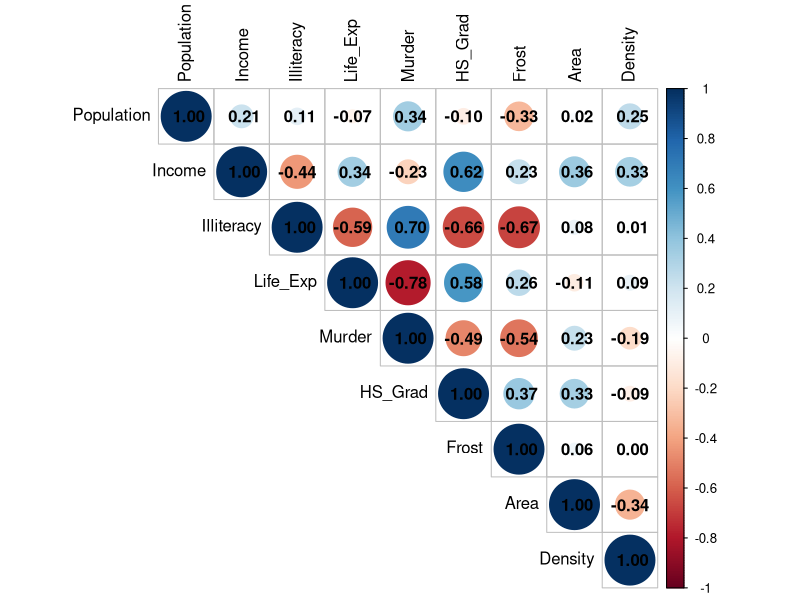
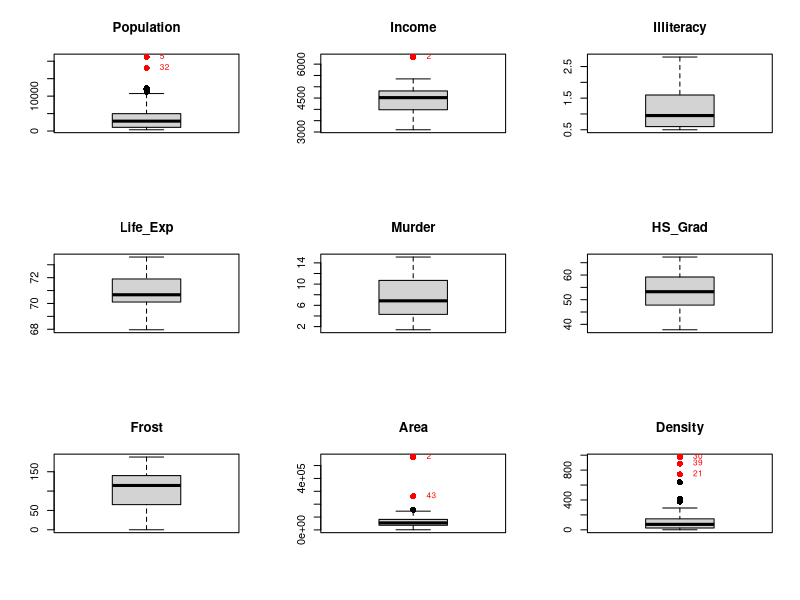
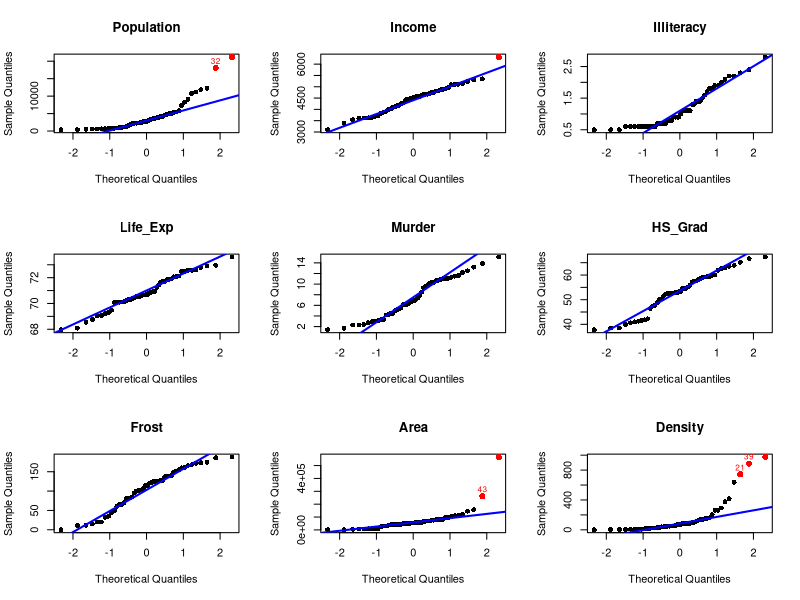
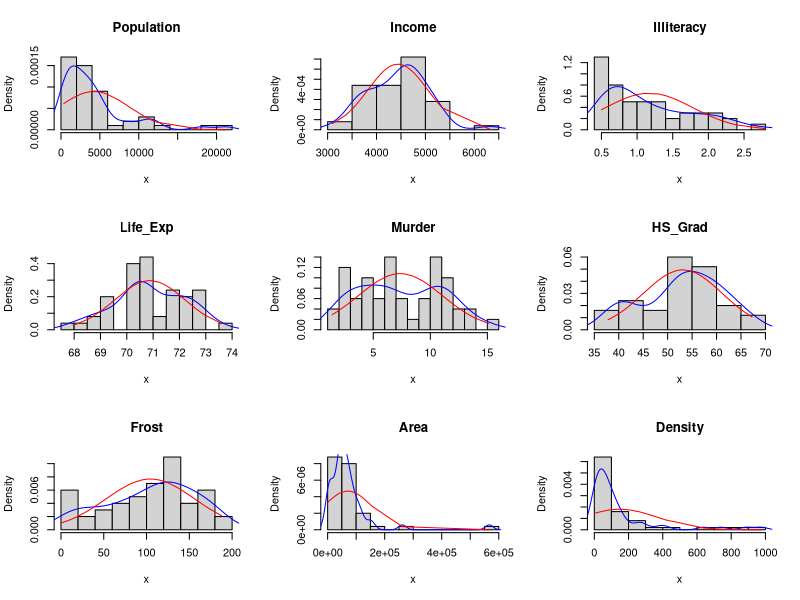

Write R code to recreate these figures, in order. (Note: this script raises an error after producing the figures.)
# problem set 1
setwd("c:/Users/franc/franc/Documents/github/msa_problem_sets/problem_set_1")
# setwd("c:/Users/utente/Dropbox/PC/Documents/GitHub/msa_problem_sets/malgieri")
rm(list = ls())



# exercise 1
# 	state.x77 data, package dataset

st = as.data.frame(state.x77)
st[, 9] = st$Population * 1000 / st$Area
names(st)[c(4, 6, 9)] = c("Life_Exp", "HS_Grad", "Density")
lookup <- c("darkgreen",  "brown", "lightblue",  "magenta", "purple",
	"blue", "red", "lightgreen", "orange", "cyan")


# 1.1
cor_mat = round(cor(st), 2)
library(corrplot)
corrplot(cor_mat, type = "upper", method = "circle", tl.col = "black", addCoef.col = "black")

# not to insert
index_mat = function(x, n) {
	return(c((x - 1) %% n + 1, (x - 1) %/% n + 1))
}
sorted_cor = data.frame(
	index = order(cor_mat, decreasing = T, na.last = NA),
	value = sort(cor_mat, decreasing = T)
   )
n = nrow(cor_mat)
sorted_cor[, 3] = sapply(sorted_cor$index, index_mat, n = n)[1, ]
sorted_cor[, 4] = sapply(sorted_cor$index, index_mat, n = n)[2, ]
names(sorted_cor)[c(3, 4)] = c("index_row", "index_col")
sorted_cor = sorted_cor[, 2:4]
name_fun = function(n, names) {
	return(names[n])
}
sorted_cor[, 4] = sapply(sorted_cor$index_row, name_fun, names = names(st))
sorted_cor[, 5] = sapply(sorted_cor$index_col, name_fun, names = names(st))
sorted_cor = sorted_cor[, c(1, 4, 5)]
names(sorted_cor)[c(2, 3)] = c("name_row", "name_col")
sorted_cor


# 1.2
scale_st = round(scale(st), 3)
quant = c(qnorm(0.99), qnorm(0.9875))
mat_1 = which(abs(scale_st[, ]) > quant[1], arr.ind = T)
mat_2 = which(abs(scale_st[, ]) > quant[2], arr.ind = T)
mat_1
mat_2

n = nrow(st)
out_1 = c(5, 32, 2, 18, 21, 30, 39)
out_2 = 43
out_all = c(out_1, out_2)
# maybe colored matrix


# 1.3
mat_copy = mat_2
n = ncol(st)
par(mfrow = c(3, 3))
for (j in 1:n){
	b = boxplot(st[, j], main = names(st)[j], outpch = 16, outcex = 1.25)
	if (length(b$out > 0)) {
		for (i in match(b$out, st[, j])) {
			if (i %in% mat_copy[, 1] && j == mat_copy[match(i, mat_copy[, 1]), 2]) {
				mat_copy = mat_copy[-1, ]
				text(1, st[i, j], labels = as.character(i), pos = 4, cex = 0.75, offset = 1, col = "red")
				points(1, st[i, j], col = "red", pch = 16, cex = 1.25)
			}
		}
	}
}
mat_2 = mat_2[-match(18, out_all), ]
out_all = out_all[-match(18, out_all)]


# 1.4
par(mfrow = c(3, 3))
for (j in 1:n){
	x = st[, j]
	qqnorm(x, main = names(st)[j], pch = 16)
	qqline(x, col = "blue", lwd = 2)
	for (i in seq_len(dim(mat_2)[1])) {
		if (j == mat_2[i, 2]) {
			current_x = qnorm(ppoints(st[, j]))[match(mat_2[i, 1], order(st[, j]))]
			current_y = st[mat_2[i, 1], j]
			text(current_x, current_y,
				labels = as.character(mat_2[i, 1]),
				pos = 3, cex = 0.75, offset = 0.3, col = "red")
			points(current_x, current_y, col = "red", pch = 16, cex = 1.25)
		}
	}
}

par(mfrow = c(3, 3))
for (j in 1:n){
	x = st[, j]
	hist(x, probability = T, main = names(st)[j], breaks = 10)
	lines(density(x), col = "blue")
	lines(sort(x), dnorm(sort(x), mean(x), sd(x)), col = "red")
}

x = rep(0, 9)
for (j in 1:n){
	x[j] = shapiro.test(st[, j])$p.value
}
x = t(x)
shap_test = data.frame(round(x, 10))
rownames(shap_test) = names(st)
colnames(shap_test) = c("p.value")
shap_test

par(mfrow = c(2, 2))
index_out = unique(mat_2[, 2])
shap_test_out = rep(0, 4)
# population
j = 1
x = st[-c(5, 32), j]
qqnorm(x, main = names(st)[j], pch = 16)
qqline(x, col = "blue", lwd = 2)
shap_test_out[1] = shapiro.test(x)$p.value
# income
j = 2
x = st[-2, j]
qqnorm(x, main = names(st)[j], pch = 16)
qqline(x, col = "blue", lwd = 2)
shap_test_out[2] = shapiro.test(x)$p.value
# area
j = 8
x = st[-c(2, 43), j]
qqnorm(x, main = names(st)[j], pch = 16)
qqline(x, col = "blue", lwd = 2)
shap_test_out[3] = shapiro.test(x)$p.value
# density
j = 9
x = st[-c(21, 30, 39), j]
qqnorm(x, main = names(st)[j], pch = 16)
qqline(x, col = "blue", lwd = 2)
shap_test_out[4] = shapiro.test(x)$p.value
# all: shap_test
shap_test_out = data.frame(round(shap_test_out, 10))
rownames(shap_test_out) = names(st)[index_out]
colnames(shap_test_out) = c("p.value")
shap_test_out


# 1.5
par(mfrow = c(1, 1))
col_index = rep("black", nrow(st))
col_index[out_all] = lookup[seq_along(out_all)]
plot(st[, 8], st[, 1], pch = 16, xlab = names(st)[8], ylab = names(st)[1], main = "scatterplot", col = col_index)
for (j in out_all){
	text(st[j, 8], st[j, 1], as.character(j), pos = 4, col = col_index[j])
}


# 1.6
d = mahalanobis(st, center = colMeans(st), cov = var(st))
plot(qchisq(ppoints(d), df = ncol(st)), sort(d), main = "chisquared Q-Q plot of mahalanobis distance",
	xlab = "theoretical quantiles", ylab = "sample quantiles", pch = 16)
abline(0, 1, col = "red")
for (i in out_all){
	current_x = qchisq(ppoints(d)[match(i, order(d))], df = ncol(st))
	current_y = d[i]
	text(current_x, current_y, labels = as.character(i), pos = 3, cex = 0.75, offset = 0.3, col = col_index[i])
	points(current_x, current_y, col = col_index[i], pch = 16, cex = 1.25)
}


# 1.7
label_out = rep("", nrow(st))
label_out[out_all] = as.character(out_all)
plot(d, pch = 16, xlab = "index", ylab = "squared mahalanobis distance",
	main = "multivariate outliers", col = col_index)
text(seq_len(nrow(st)), d, labels = label_out, pos = 3, cex = 0.75, offset = 0.3, col = col_index)
text(11, d[11], labels = "11", pos = 3, cex = 0.75, offset = 0.3)
abline(h = qchisq(0.95, df = ncol(st)), lty = 2, col = "red")
alpha_data = (nrow(st) - 0.5) / nrow(st)
abline(h = qchisq(alpha_data, df = ncol(st)), lty = 2, col = "blue")
legend(x = "topright", legend = c("0.95", round(alpha_data, 3)),
	col = c("red", "blue"), lty = 2, title = "chi-squared quantile")



# exercise 2


# 2.5
c = sqrt(qchisq(0.95, df = 2))

rho = 0.2
mu_y = 1 / 5 * c(1, 9)
sigma_y = 6 / 25 * matrix(c(4, 1, 1, 4), nrow = 2)
eig = eigen(sigma_y, symmetric = T)

library(ellipse)
plot(ellipse(x = sigma_y, centre = mu_y, level = 0.95), type = "l", lwd = 1.5,
	xlab = expression("y"[1]), ylab = expression("y"[2]),
	main = expression(paste("contour plot of the density of Y (", rho, " = 0.2)")),
	cex.main = 1,
	asp = 1, xlim = c(-4, 4), ylim = c(-2, 6))
b = -eig$vectors[1, 2] / eig$vectors[2, 2]
a = -b * mu_y[1] + mu_y[2]
abline(a, b, lwd = 1.5, lty = 2)
d = -eig$vectors[1, 1] / eig$vectors[2, 1]
c = -d * mu_y[1] + mu_y[2]
abline(c, d, lwd = 1.5, lty = 2)
points(mu_y[1], mu_y[2], col = "red", pch = 16)



# exercise 3
# 	nutritional.txt data

nutritional = read.table("data/nutritional.txt")
nutritional_start = nutritional


# 3.1
nutritional = nutritional[, -6] / nutritional[, 6]
head(round(nutritional, 3))

nt = scale(nutritional)
nt_pca = prcomp(nt)
nt_pca$rotation


# 3.2
summary(nt_pca)
nt_sum = as.data.frame(summary(nt_pca)$importance)[-1, ]
nt_sum

par(mfrow = c(1, 2), cex.axis = 0.75, cex.lab = 0.75, cex.names = 0.75)
x = as.matrix(nt_sum[1, ])
colnames(x) = 1:6
bp = barplot(x, ylim = c(0, 0.55),
	xlab = "Dimensions", ylab = "Percentage of explained variances",
	col = "lightblue")
lines(bp, as.matrix(nt_sum[1, ]), type = "b", pch = 16, lwd = 1.5, cex = 0.75)
text(bp, as.matrix(nt_sum[1, ]),
	labels = paste0(round(as.matrix(nt_sum[1, ]) * 100, 1), "%"), pos = 3, cex = 0.75, offset = 0.5)
plot(cumsum(nt_pca$sdev^2) / sum(nt_pca$sdev^2), type = "b",
	xlab = "Dimensions", ylab = "Cumulative Proportion", pch = 16, cex = 0.75)
abline(h = 0.8, col = "blue", lty = 2)

screeplot(nt_pca, type = "l", main = "screeplot", pch = 16)
abline(h = 1, col = "red", lty = 2)


# 3.3
corrplot(t(round(nt_pca$rotation[, 1:2], 2)), method = "circle", tl.col = "black", addCoef.col = "black")

par(mfrow = c(1, 1))
plot(nt_pca$x[, 1], nt_pca$x[, 2], xlim = c(-9, 9), ylim = c(-11, 11), pch = 16, cex = 0.75,
	xlab = "PC1", ylab = "PC2")
abline(h = 0, col = "black", lty = 2)
abline(v = 0, col = "black", lty = 2)

# 3.4
par(mfrow = c(1, 3))
for (j in 1:3) {
	if (j == 1)
		boxplot(nt_pca$x[, j], main = paste0("PC", j), outpch = 16, outcex = 1.25, ylim = c(-8.5, 1.5))
	else
		boxplot(nt_pca$x[, j], main = paste0("PC", j), outpch = 16, outcex = 1.25)
	if (j == 1) {
		points(rep(1, 3), nt_pca$x[c(32, 286, 411), j], col = "red", cex = 1.25, pch = 16)
		text(1, nt_pca$x[c(32), j], label = c("32-33"), pos = 4, cex = 1, offset = 1, col = "red")
		text(1, nt_pca$x[c(286), j], label = c("286-287"), pos = 2, cex = 1, offset = 1, col = "red")
		text(1, nt_pca$x[c(411), j], label = c("411-412"), pos = 1, cex = 1, offset = 1, col = "red")
	}
	if (j == 2) {
		points(rep(1, 2), nt_pca$x[c(49, 866), j], col = "red", cex = 1.25, pch = 16)
		text(rep(1, 2), nt_pca$x[c(49, 866), j], label = c("49", "866"), pos = 4, cex = 1, offset = 1, col = "red")
	}
	if (j == 3) {
		points(rep(1, 2), nt_pca$x[c(84, 866), j], col = "red", cex = 1.25, pch = 16)
		text(rep(1, 2), nt_pca$x[c(84, 866), j], label = c("84", "866"), pos = 4, cex = 1, offset = 1, col = "red")
	}
}

# not to insert
a = 0.999998
scale_pc1 = scale(nt_pca$x[, 1])
univ_out_1 = which(abs(scale_pc1) > qnorm(a), arr.ind = T)
univ_out_1
a = 0.9999
scale_pc23 = scale(nt_pca$x[, 1:3])
univ_out_23 = which(abs(scale_pc23) > qnorm(a), arr.ind = T)
univ_out_23

nt = as.data.frame(nt)
min_mean_max = as.data.frame(round(matrix(c(sapply(nt, min),
	sapply(nt, mean), sapply(nt, max)),
	byrow = T, nrow = 3), 3))
colnames(min_mean_max) = colnames(nt)
rownames(min_mean_max) = c("min", "mean", "max")
min_mean_max

out_all = c(32, 33, 286, 287, 411, 412, 49, 866, 84)
univ_out = round(nt[out_all, ], 3)
univ_out


# 3.5
library(scatterplot3d)
par(mfrow = c(1, 1))
color_out = rep("gray35", dim(nt)[1])
label_out = rep("", dim(nt)[1])
color_out[out_all] = "red"
label_out[c(32, 286, 411, 49, 866, 84)] = c("32-33", "286-287", "411-412", "49", "866", "84")
plot3d = scatterplot3d(nt_pca$x[, 1], nt_pca$x[, 2], nt_pca$x[, 3], angle = 50,
	pch = 16, color = color_out, xlab = "PC1", ylab = "PC2", zlab = "PC3")
plot3d_coords = plot3d$xyz.convert(nt_pca$x[, 1], nt_pca$x[, 2], nt_pca$x[, 3])
text(plot3d_coords$x[-c(286, 411)],	plot3d_coords$y[-c(286, 411)],
	labels = label_out[-c(286, 411)], cex = .5, pos = 4, col = "red")
text(plot3d_coords$x[286],	plot3d_coords$y[286],
	labels = label_out[286], cex = .5, pos = 3, col = "red")
text(plot3d_coords$x[411],	plot3d_coords$y[411],
	labels = label_out[411], cex = .5, pos = 2, col = "red")

# not to insert
# library(rgl)
# par(mfrow = c(1, 1))
# color_out = rep("gray35", dim(nt)[1])
# color_out[out_all] = "red"
# plot3d(nt_pca$x[, 1], nt_pca$x[, 2], nt_pca$x[, 3], angle = 55,
#	pch = 16, size = 8, col = color_out, xlab = "PC1", ylab = "PC2", zlab = "PC3")


# 3.6
pc1_3 = nt_pca$x[, 1:3]
d = mahalanobis(pc1_3, center = colMeans(pc1_3), cov = var(pc1_3))
plot(qchisq(ppoints(d), df = ncol(pc1_3)), sort(d),
	 xlab = "theoretical quantiles", ylab = "sample quantiles", pch = 16, ylim = c(0, 140))
abline(0, 1, col = "blue")
pos_out_all = c(2, 1, 3, 1, 3, 1, 3, 3, 3)
for (i in out_all){
	current_x = qchisq(ppoints(d)[match(i, order(d))], df = ncol(pc1_3))
	current_y = d[i]
	text(current_x, current_y, labels = as.character(i),
		pos = pos_out_all[match(i, out_all)], cex = 0.6, offset = 0.3, col = color_out[i])
	points(current_x, current_y, col = color_out[i], pch = 16, cex = 1.25)
}

pc1_3_out = pc1_3[-out_all, ]
d_out = mahalanobis(pc1_3_out, center = colMeans(pc1_3_out), cov = var(pc1_3_out))
plot(qchisq(ppoints(d_out), df = ncol(pc1_3_out)), sort(d_out),
	 xlab = "theoretical quantiles", ylab = "sample quantiles", pch = 16, ylim = c(0, 10), xlim = c(0, 12))
abline(0, 1, col = "blue")


# 3.7
color_out = rep("black", dim(nt)[1])
label_out = rep("", dim(nt)[1])
color_out[out_all] = "red"
label_out[c(32, 286, 411, 49, 866, 84)] = c("32-33", "286-287", "411-412", "49", "866", "84")
plot(d, pch = 16, xlab = "index", ylab = "squared mahalanobis distance",
	col = color_out, ylim = c(0, 140))
text(seq_len(nrow(pc1_3)), d, labels = label_out, pos = 3, cex = 0.75, offset = 0.3, col = color_out)
abline(h = qchisq(0.95, df = ncol(pc1_3)), lty = 2, col = "red")
alpha_data = (nrow(pc1_3) - 0.5) / nrow(pc1_3)
abline(h = qchisq(alpha_data, df = ncol(pc1_3)), lty = 2, col = "blue")
legend(x = "topleft", legend = c("0.95", round(alpha_data, 3)),
	col = c("red", "blue"), lty = 2, title = "chi-squared quantile")

out_all = c(49, 84, 866)
color_out = rep("black", dim(nt)[1])
label_out = rep("", dim(nt)[1])
color_out[out_all] = "red"
label_out[out_all] = c("49", "84", "866")
out_2 = c(439, 429, 440, 438)
color_out[out_2] = rgb(171 / 255, 248 / 255, 228 / 255)
d = mahalanobis(nt, center = colMeans(nt), cov = var(nt))
plot(d, pch = 16, xlab = "index", ylab = "squared mahalanobis distance",
	col = color_out, ylim = c(0, 410))
text(seq_len(nrow(nt)), d, labels = label_out, pos = 3, cex = 0.75, offset = 0.3, col = color_out)
abline(h = qchisq(0.95, df = ncol(nt)), lty = 2, col = "red")
alpha_data = (nrow(nt) - 0.5) / nrow(nt)
abline(h = qchisq(alpha_data, df = ncol(nt)), lty = 2, col = "blue")
legend(x = "topleft", legend = c("0.95", round(alpha_data, 3)),
	col = c("red", "blue"), lty = 2, title = "chi-squared quantile")
